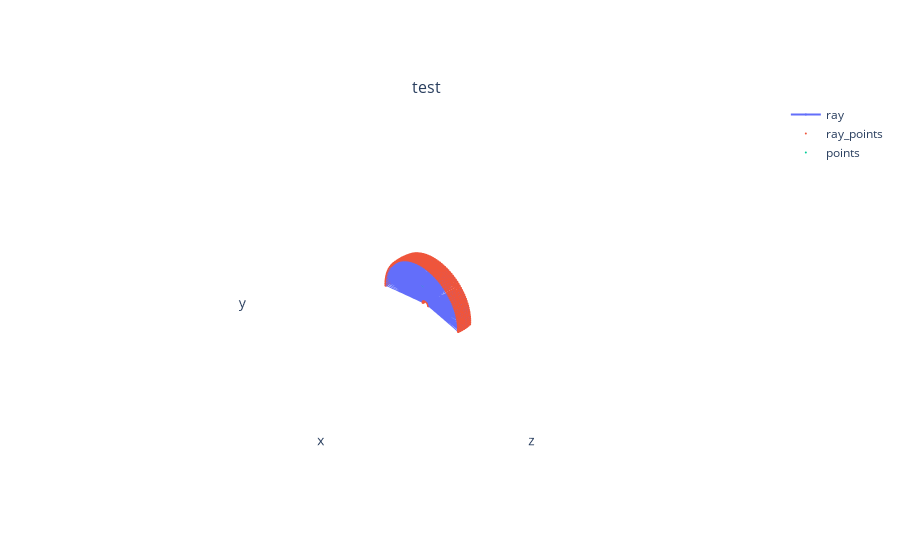

The cell this chart's notebook holds for it:
### Code cell
intersection = lidar.scan_triangles(obj.get_deformed_meshes(translate))
print(intersection)
plot_scene({
    "test": {"ray": visualize_LiDAR(lidar),
             "points": visualize_point_clouds(intersection)},
},
    raybundle_ray_line_width=2.0,
    pointcloud_marker_size=2.0
)

### Figure 1 — Plotly figure (JSON) as saved in the notebook; plotly's stock layout.template omitted (floating-point values rounded to 4 significant figures; data arrays with more than 128 entries replaced by an {"elided": "..."} marker saying what was removed)
{"data": [{"line": {"width": 2}, "marker": {"size": 0.1}, "name": "ray", "scene": "scene", "type": "scatter3d", "x": {"elided": "1729 float values"}, "y": {"elided": "1729 float values"}, "z": {"elided": "1729 float values"}}, {"marker": {"size": 1}, "mode": "markers", "name": "ray_points", "scene": "scene", "type": "scatter3d", "x": {"elided": "1152 float values"}, "y": {"elided": "1152 float values"}, "z": {"elided": "1152 float values"}}, {"marker": {"size": 2}, "mode": "markers", "name": "points", "scene": "scene", "type": "scatter3d", "x": [0.849, 0.8265, 0.849, 0.4249, 0.4014, 0.397, 0.4014, 0.4249, 5.785e-16, 5.572e-16, 5.511e-16, 5.572e-16, 5.785e-16, -0.4249, -0.4014, -0.397, -0.4014, -0.4249, -0.849, -0.8265, -0.849], "y": [9.705, 9.447, 9.705, 9.732, 9.193, 9.093, 9.193, 9.732, 9.447, 9.1, 9, 9.1, 9.447, 9.732, 9.193, 9.093, 9.193, 9.732, 9.705, 9.447, 9.705], "z": [0.4253, 5.807e-16, -0.4253, 0.8523, 0.4017, 5.573e-16, -0.4017, -0.8523, 0.8265, 0.3973, 5.511e-16, -0.3973, -0.8265, 0.8523, 0.4017, 5.573e-16, -0.4017, -0.8523, 0.4253, 5.807e-16, -0.4253]}], "layout": {"annotations": [{"font": {"size": 16}, "showarrow": false, "text": "test", "x": 0.5, "xanchor": "center", "xref": "paper", "y": 1, "yanchor": "bottom", "yref": "paper"}], "scene": {"aspectmode": "cube", "camera": {"up": {"x": 0, "y": 1, "z": 0}}, "domain": {"x": [0, 1], "y": [0, 1]}, "xaxis": {"backgroundcolor": "#fff", "range": [-39.83, 40.13], "showaxeslabels": false, "showgrid": false, "showline": false, "showticklabels": false, "ticks": "", "zeroline": false}, "yaxis": {"backgroundcolor": "#fff", "range": [-33.17, 46.79], "showaxeslabels": false, "showgrid": false, "showline": false, "showticklabels": false, "ticks": "", "zeroline": false}, "zaxis": {"backgroundcolor": "#fff", "range": [-39.75, 40.21], "showaxeslabels": false, "showgrid": false, "showline": false, "showticklabels": false, "ticks": "", "zeroline": false}}}}
